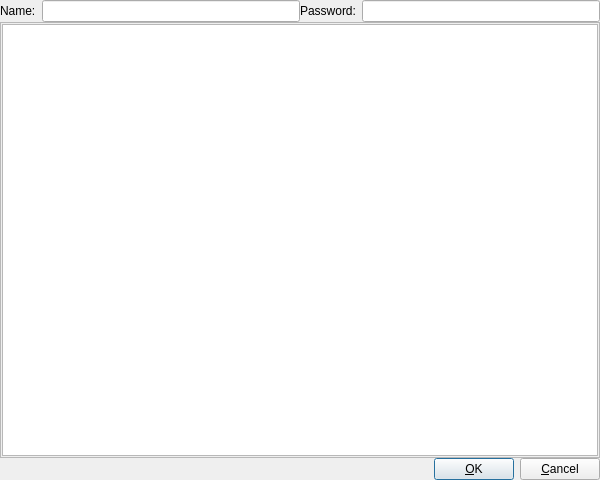
<?xml version="1.0" encoding="UTF-8"?>
<ui version="4.0">
 <class>dlgUser</class>
 <widget class="QDialog" name="dlgUser">
  <property name="geometry">
   <rect>
    <x>0</x>
    <y>0</y>
    <width>600</width>
    <height>480</height>
   </rect>
  </property>
  <property name="windowTitle">
   <string>User</string>
  </property>
  <layout class="QGridLayout">
   <property name="leftMargin">
    <number>0</number>
   </property>
   <property name="topMargin">
    <number>0</number>
   </property>
   <property name="rightMargin">
    <number>0</number>
   </property>
   <property name="bottomMargin">
    <number>0</number>
   </property>
   <property name="spacing">
    <number>0</number>
   </property>
   <item row="2" column="0" colspan="2">
    <layout class="QHBoxLayout">
     <property name="spacing">
      <number>6</number>
     </property>
     <property name="leftMargin">
      <number>0</number>
     </property>
     <property name="topMargin">
      <number>0</number>
     </property>
     <property name="rightMargin">
      <number>0</number>
     </property>
     <property name="bottomMargin">
      <number>0</number>
     </property>
     <item>
      <spacer name="Horizontal Spacing2">
       <property name="orientation">
        <enum>Qt::Horizontal</enum>
       </property>
       <property name="sizeType">
        <enum>QSizePolicy::Expanding</enum>
       </property>
       <property name="sizeHint" stdset="0">
        <size>
         <width>20</width>
         <height>20</height>
        </size>
       </property>
      </spacer>
     </item>
     <item>
      <widget class="QPushButton" name="buttonOk">
       <property name="text">
        <string>&amp;OK</string>
       </property>
       <property name="icon">
        <iconset resource="data.qrc">
         <normaloff>:/images/ok.png</normaloff>:/images/ok.png</iconset>
       </property>
       <property name="shortcut">
        <string/>
       </property>
       <property name="autoDefault">
        <bool>true</bool>
       </property>
       <property name="default">
        <bool>true</bool>
       </property>
      </widget>
     </item>
     <item>
      <widget class="QPushButton" name="buttonCancel">
       <property name="text">
        <string>&amp;Cancel</string>
       </property>
       <property name="icon">
        <iconset>
         <normaloff>stop_cancel.png</normaloff>stop_cancel.png</iconset>
       </property>
       <property name="shortcut">
        <string/>
       </property>
       <property name="autoDefault">
        <bool>true</bool>
       </property>
      </widget>
     </item>
    </layout>
   </item>
   <item row="1" column="0" colspan="2">
    <widget class="QFrame" name="frameRights">
     <property name="frameShape">
      <enum>QFrame::StyledPanel</enum>
     </property>
     <property name="frameShadow">
      <enum>QFrame::Raised</enum>
     </property>
     <layout class="QGridLayout">
      <property name="leftMargin">
       <number>1</number>
      </property>
      <property name="topMargin">
       <number>1</number>
      </property>
      <property name="rightMargin">
       <number>1</number>
      </property>
      <property name="bottomMargin">
       <number>1</number>
      </property>
      <property name="spacing">
       <number>1</number>
      </property>
      <item row="0" column="0">
       <widget class="QListView" name="listRights">
        <property name="currentItem" stdset="0">
         <number>-1</number>
        </property>
       </widget>
      </item>
     </layout>
    </widget>
   </item>
   <item row="0" column="0">
    <layout class="QHBoxLayout">
     <item>
      <widget class="QLabel" name="lblName">
       <property name="text">
        <string>Name:</string>
       </property>
       <property name="wordWrap">
        <bool>false</bool>
       </property>
      </widget>
     </item>
     <item>
      <widget class="QLineEdit" name="editName">
       <property name="minimumSize">
        <size>
         <width>200</width>
         <height>0</height>
        </size>
       </property>
       <property name="maxLength">
        <number>200</number>
       </property>
      </widget>
     </item>
    </layout>
   </item>
   <item row="0" column="1">
    <layout class="QHBoxLayout">
     <item>
      <widget class="QLabel" name="lblPass">
       <property name="text">
        <string>Password:</string>
       </property>
       <property name="wordWrap">
        <bool>false</bool>
       </property>
      </widget>
     </item>
     <item>
      <widget class="QLineEdit" name="editPass">
       <property name="minimumSize">
        <size>
         <width>200</width>
         <height>0</height>
        </size>
       </property>
       <property name="maxLength">
        <number>200</number>
       </property>
       <property name="echoMode">
        <enum>QLineEdit::Password</enum>
       </property>
      </widget>
     </item>
    </layout>
   </item>
  </layout>
 </widget>
 <layoutdefault spacing="6" margin="11"/>
 <pixmapfunction>qPixmapFromMimeSource</pixmapfunction>
 <includes>
  <include location="local">engine.h</include>
 </includes>
 <resources>
  <include location="data.qrc"/>
 </resources>
 <connections>
  <connection>
   <sender>buttonCancel</sender>
   <signal>clicked()</signal>
   <receiver>dlgUser</receiver>
   <slot>reject()</slot>
   <hints>
    <hint type="sourcelabel">
     <x>20</x>
     <y>20</y>
    </hint>
    <hint type="destinationlabel">
     <x>20</x>
     <y>20</y>
    </hint>
   </hints>
  </connection>
  <connection>
   <sender>listRights</sender>
   <signal>doubleClicked(Q3ListBoxItem*)</signal>
   <receiver>dlgUser</receiver>
   <slot>check(Q3ListBoxItem*)</slot>
   <hints>
    <hint type="sourcelabel">
     <x>20</x>
     <y>20</y>
    </hint>
    <hint type="destinationlabel">
     <x>20</x>
     <y>20</y>
    </hint>
   </hints>
  </connection>
  <connection>
   <sender>buttonOk</sender>
   <signal>clicked()</signal>
   <receiver>dlgUser</receiver>
   <slot>ok()</slot>
   <hints>
    <hint type="sourcelabel">
     <x>20</x>
     <y>20</y>
    </hint>
    <hint type="destinationlabel">
     <x>20</x>
     <y>20</y>
    </hint>
   </hints>
  </connection>
  <connection>
   <sender>editPass</sender>
   <signal>textChanged(QString)</signal>
   <receiver>dlgUser</receiver>
   <slot>passwordChanged(QString)</slot>
   <hints>
    <hint type="sourcelabel">
     <x>20</x>
     <y>20</y>
    </hint>
    <hint type="destinationlabel">
     <x>20</x>
     <y>20</y>
    </hint>
   </hints>
  </connection>
 </connections>
</ui>
